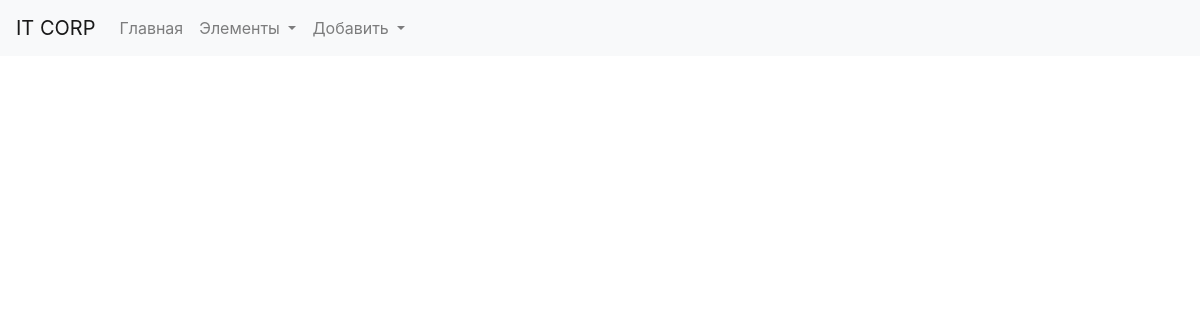
Page /investors on the earlier database version.
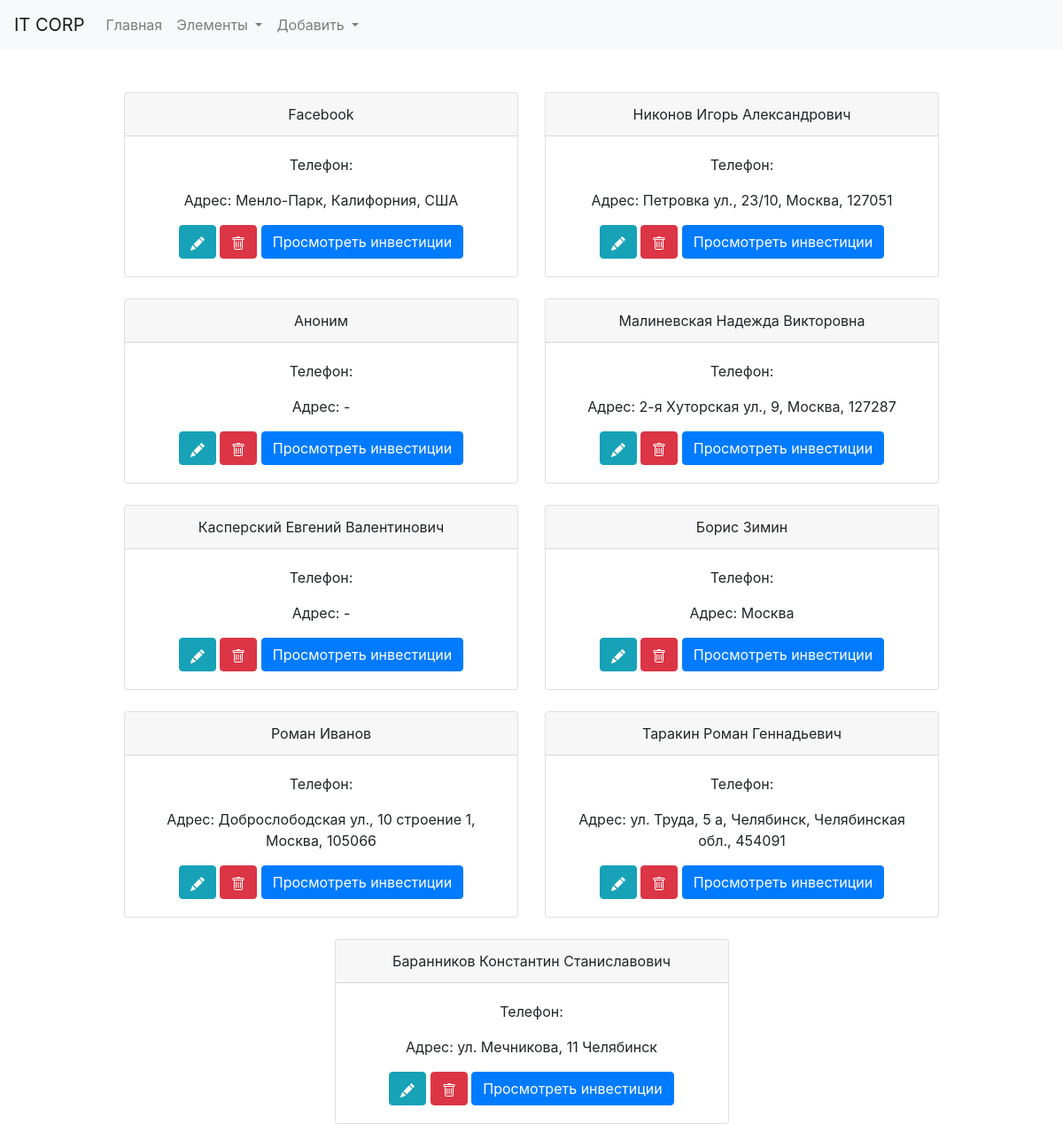
Same page on the later database version.
### tables this page shows
CREATE TABLE `investors` (
  `id` int(10) UNSIGNED NOT NULL,
  `name` varchar(45) NOT NULL DEFAULT 'Аноним',
  `address` varchar(100) DEFAULT NULL,
  `Телефон` varchar(20) DEFAULT NULL
);

### repository/InvestorRepository.php (called while the page is built, shortened)
<?php
class InvestorRepository implements InvestorRepositoryInterface
{
    private DB $db;
    function __construct(DB $db)
    {
        $this->db = $db;
    }
    public function findAll(): array
    {
        $resArr = array();
        $res = $this->db->readQuery("SELECT * FROM investors");
        foreach ($res as $row) {
            array_push($resArr, $this->fromStringArray($row));
        }
        return $resArr;
    }
    public function fromStringArray(array $res) : Investor
    {
        return new Investor(
            intval($res["id"]),
            $res["name"],
            is_null($res["address"]) ? "" : $res["address"],
            $res["phone"]
        );
    }
}

### repository/DB.php (called while the page is built, shortened)
<?php
class DB{
  private mysqli $mysqli;
  function __construct(){
      $this->mysqli = new mysqli(
      DB_SETTINGS['host'],
      DB_SETTINGS['user'],
      DB_SETTINGS['pass'],
      DB_SETTINGS['db']);
      $this->mysqli->query("set names utf8;");
      $this->mysqli->set_charset("utf-8");
  }
  public function readQuery(string $query,?string $types = null,...$params) : array{
    $stmt = $this->mysqli->prepare($query);
    $stmt->execute();
    return $stmt->get_result()->fetch_all(MYSQLI_ASSOC);
  }
}
?>

### model/Investor.php (called while the page is built, shortened)
<?php
class Investor
{
    private ?int $id;
    private string $name;
    private ?string $address;
    public function __construct(?int $id,
                         string $name,
                         ?string $address,
                         ?string $phone
    ){
        $this->address = $address;
        $this->id = $id;
        $this->name = $name;
    }
    public function getName(): string
    {
        return $this->name;
    }
    public function getAddress(): ?string
    {
        return $this->address;
    }
    public function getId(): ?int
    {
        return $this->id;
    }
}

### view/InvestorsView.php (the view, shortened to what this page needs)
<?php
class InvestorsView implements ViewInterface
{
    private InvestorRepositoryInterface $rep;
    public function __construct(InvestorRepositoryInterface $rep)
    {
        $this->rep = $rep;
    }
    public function render(): void
    {
        $investors = $this->rep->findAll();
        foreach ($investors as $i=>$investor){
            if($i % 2 == 0)echo '<div class="row justify-content-center">';
        ?>
            <div class="col-md-5">
                <div class="card text-center">
                    <div class="card-header">
                        <?=$investor->getName(); ?>
                    </div>
                    <div class="card-body">
                        <p class="card-text">Телефон: <?=$investor->getPhone(); ?></p>
                        <p class="card-text">Адрес: <?=$investor->getAddress(); ?></p>
                        <a href="/db_app/investors/edit/<?=$investor->getId(); ?>" class="btn btn-info"></a>
                        <a href="/db_app/investors/remove/<?=$investor->getId()?>" class="btn btn-danger"></a>
                        <a href="/db_app/financing?investor=<?=$investor->getId(); ?>" class="btn btn-primary">Просмотреть инвестиции</a>
                    </div>
                </div>
            </div>
            <?php
            if($i % 2 == 1 )echo '</div><br>';
        }
    }
}

Differences in the rows shown:
added investors: name "Facebook", address "Менло-Парк, Калифорния, США"
added investors: name "Никонов Игорь Александрович", address "Петровка ул., 23/10, Москва, 127051"
added investors: name "Аноним", address "-"
added investors: name "Малиневская Надежда Викторовна", address "2-я Хуторская ул., 9, Москва, 127287"
added investors: name "Касперский Евгений Валентинович", address "-"
added investors: name "Борис Зимин", address "Москва"
added investors: name "Роман Иванов", address "Доброслободская ул., 10 строение 1, Москва, 105066"
added investors: name "Таракин Роман Геннадьевич", address "ул. Труда, 5 а, Челябинск, Челябинская обл., 454091"
added investors: name "Баранников Константин Станиславович", address "ул. Мечникова, 11 Челябинск"
